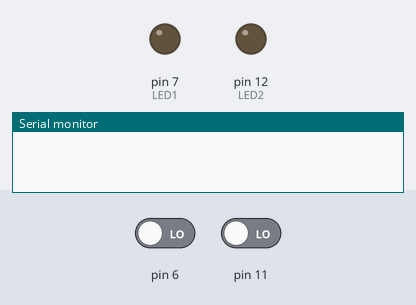
A sketch run on a simulated Arduino Uno, built with avr-gcc and run on an emulated ATmega328P. Shown: output pins drawn as LEDs (lit = HIGH), the last lines printed to the serial monitor. The test bench sets the inputs (shaded band); at power-on: pin 6 LOW, pin 11 LOW.

Above: at 1.2 s.
1.3 s: pin 6 driven HIGH
At 2.1 s:
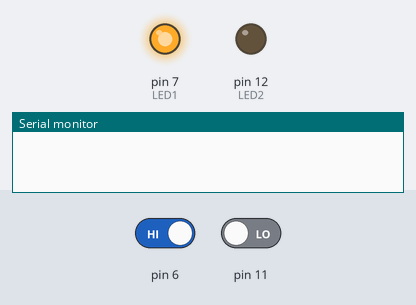
At 3.8 s:
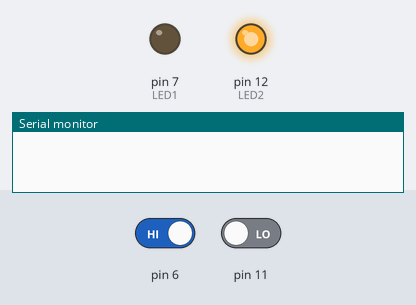
4.3 s: pin 6 driven LOW and pin 11 driven HIGH
10.3 s: pin 11 driven LOW
At 11.1 s:
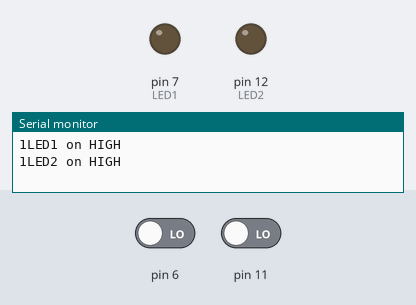
Timing chart, 0 to 13.3 s (numbered marks = the images above; inputs shaded):
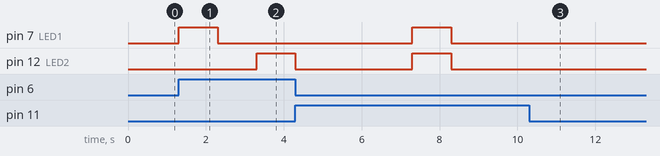

The sketch:

golden_bell_C12-2.ino
```cpp
int sw1_state; //스위치 함수 지정
int sw2_state;
int LED1=7; // LED 출력 지정
int LED2=12;


void setup() {
pinMode(11, INPUT);
pinMode(12, OUTPUT);
pinMode(6, INPUT); // LED 입력핀 지정
pinMode(7, OUTPUT); // LED 출력핀 지정

Serial.begin(9600);

}


void loop() { // 아래는 풀 다운 세팅.

  sw2_state = digitalRead(11);

  sw1_state = digitalRead(6);


  if(sw1_state==1){ //풀업으로 했을경우에 HIGH를 LOW로(1>0)바꿔줌. 풀업으로 바꿨을때 항상 전류가 흐르는 상태(1)이므로 관리하려면 0인 상태이어야함

  digitalWrite(LED1,HIGH); // 얘낸 스위치에 대한 키고 끔임이므로 독립적임. 폴다운 폴업과 관계 X
  delay(1000);
  digitalWrite(LED1,LOW);
  delay(1000);
  digitalWrite(LED2,HIGH);
  delay(1000);
  digitalWrite(LED2,LOW);
  delay(1000);


  Serial.print(HIGH);

  Serial.println("LED1 on HIGH");
delay(2000);


 }

  if(sw2_state==1){

  digitalWrite(LED1,HIGH);
  digitalWrite(LED2,HIGH);
  delay(1000);
  digitalWrite(LED1,LOW);
  digitalWrite(LED2,LOW);
  delay(1000);


  Serial.print(HIGH);

  Serial.println("LED2 on HIGH");
  delay(2000);


  }

  if((sw1_state==1)&&(sw2_state==1))

  {

  digitalWrite(LED1,HIGH);
digitalWrite(LED2,HIGH);


  Serial.print(HIGH);

  Serial.println("BOTH on HIGH");
delay(2000);
}

}
```

Measured:
- after the input at 1.3 s, pin 7 (LED1): LOW → HIGH at once, → LOW 1.0 s later; pin 12 (LED2): LOW → HIGH after 2.0 s
- after the input at 10.3 s, pin 7 (LED1), pin 12 (LED2): stops changing and stays LOW
